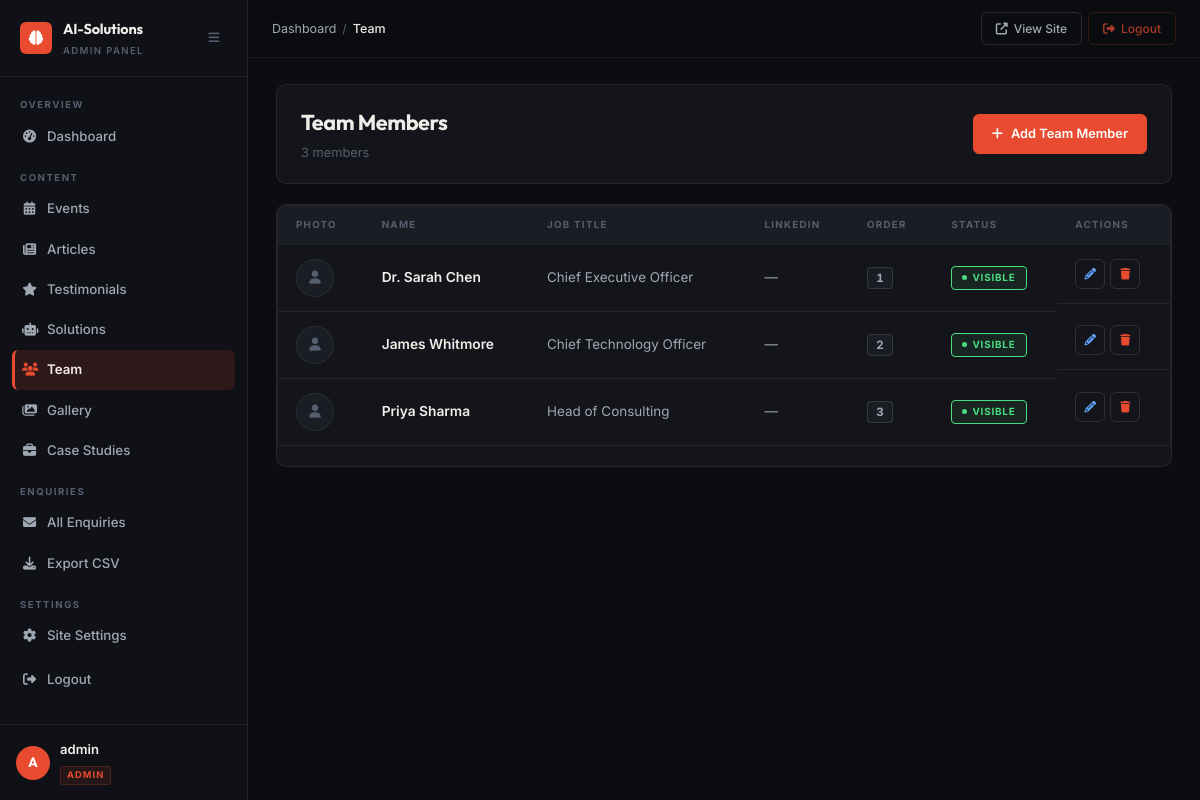
Page /admin/team (signed in) on the earlier database version.
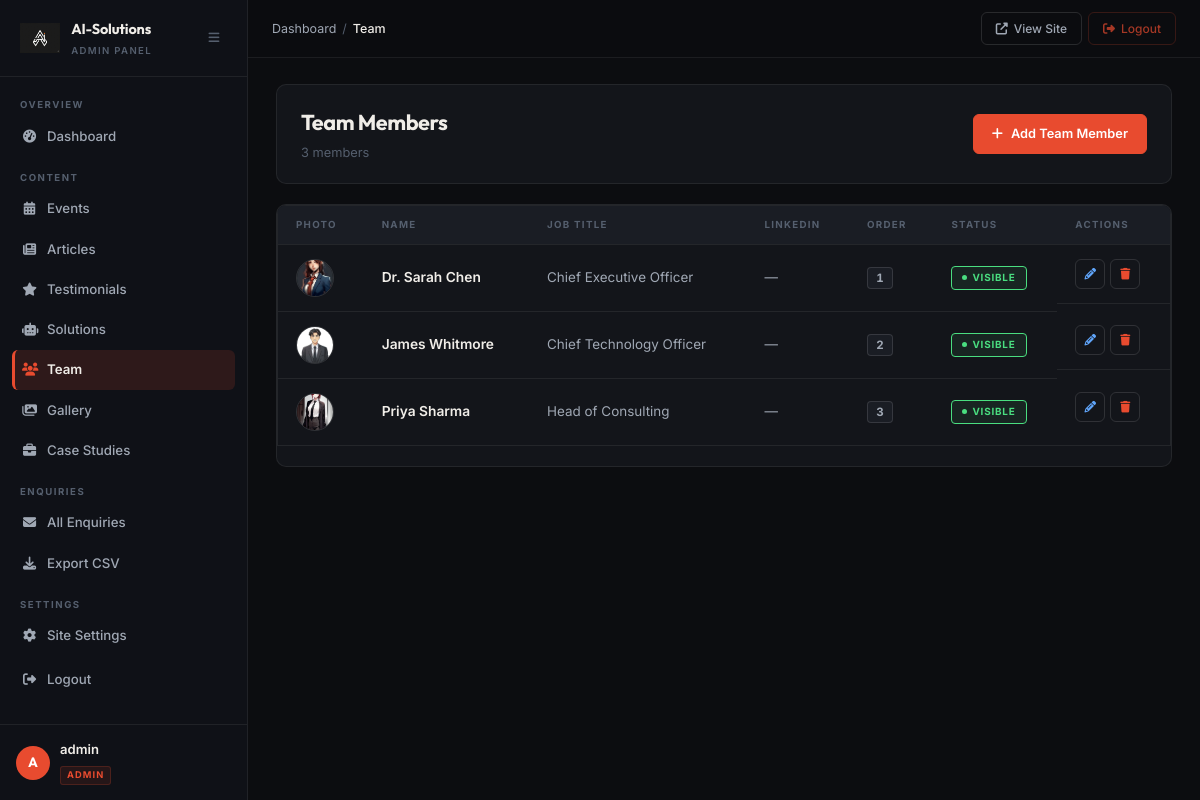
Same page on the later database version.
### models.py (models this page shows, shortened)
class SiteSettings(db.Model):
    __tablename__ = 'site_settings'
    id = db.Column(db.Integer, primary_key=True)
    company_logo = db.Column(db.String(300), nullable=True)
    company_name = db.Column(db.String(200), default='AI-Solutions')
    tagline = db.Column(db.String(500))
    address = db.Column(db.String(300))
    email = db.Column(db.String(120))
    phone = db.Column(db.String(50))
    linkedin_url = db.Column(db.String(300), nullable=True)
    twitter_url = db.Column(db.String(300), nullable=True)
    facebook_url = db.Column(db.String(300), nullable=True)
    instagram_url = db.Column(db.String(300), nullable=True)
    github_url = db.Column(db.String(300), nullable=True)

class AdminUser(UserMixin, db.Model):
    __tablename__ = 'admin_user'
    id = db.Column(db.Integer, primary_key=True)
    username = db.Column(db.String(80), unique=True, nullable=False)
    password_hash = db.Column(db.String(256), nullable=False)
    profile_picture = db.Column(db.String(300), nullable=True)

class TeamMember(db.Model):
    __tablename__ = 'team_member'
    id = db.Column(db.Integer, primary_key=True)
    name = db.Column(db.String(100), nullable=False)
    job_title = db.Column(db.String(100))
    bio = db.Column(db.Text)
    photo = db.Column(db.String(300), nullable=True)
    linkedin_url = db.Column(db.String(300), nullable=True)
    order_index = db.Column(db.Integer, default=0)
    is_published = db.Column(db.Boolean, default=True)

### app.py (the view)
@app.route('/admin/team')
@login_required
def admin_team():
    team = TeamMember.query.order_by(TeamMember.order_index).all()
    return render_template('admin/manage_team.html', team=team)

### app.py (called while the page is built)
@login_manager.user_loader
def load_user(user_id):
    return db.session.get(AdminUser, int(user_id))

@app.context_processor
def inject_settings():
    settings = db.session.get(SiteSettings, 1)
    if not settings:
        settings = SiteSettings(id=1, company_name='AI-Solutions')
    return dict(settings=settings)

### templates/admin/manage_team.html (shortened to what this page needs)
{% extends 'admin/base_admin.html' %}
{% block breadcrumb %}<span class="bc-sep">/</span><span>Team</span>{% endblock %}
{% block content %}
<div class="page-header">
    <div>
        <h1 class="page-title">Team Members</h1>
        <p class="page-subtitle">{{ team|length }} member{{ 's' if team|length != 1 }}</p>
    </div>
    <a href="{{ url_for('add_team_member') }}" class="btn-primary"><i class="fas fa-plus"></i> Add Team Member</a>
</div>
<div class="admin-card">
    {% if team %}
    <div class="table-wrap">
        <table class="admin-table">
            <thead>
                <tr>
                    <th>Photo</th>
                    <th>Name</th>
                    <th>Job Title</th>
                    <th>LinkedIn</th>
                    <th>Order</th>
                    <th>Status</th>
                    <th>Actions</th>
                </tr>
            </thead>
            <tbody>
                {% for member in team %}
                <tr>
                    <td>
                        {% if member.photo %}
                            <img src="{{ url_for('static', filename=member.photo) }}" alt="" class="table-thumb table-thumb--round">
                        {% else %}
                            <div class="table-thumb-placeholder table-thumb--round"><i class="fas fa-user"></i></div>
                        {% endif %}
                    </td>
                    <td><strong>{{ member.name }}</strong></td>
                    <td>{{ member.job_title or '—' }}</td>
                    <td>
                        {% if member.linkedin_url %}
                            <a href="{{ member.linkedin_url }}" target="_blank" class="icon-link"><i class="fab fa-linkedin"></i></a>
                        {% else %}—{% endif %}
                    </td>
                    <td><span class="order-badge">{{ member.order_index }}</span></td>
                    <td>
                        {% if member.is_published %}
                            <span class="status-badge status-published">Visible</span>
                        {% else %}
                            <span class="status-badge status-draft">Hidden</span>
                        {% endif %}
                    </td>
                    <td class="actions-cell">
                        <a href="{{ url_for('edit_team_member', id=member.id) }}" class="btn-action btn-edit"><i class="fas fa-pencil-alt"></i></a>
                        <form method="POST" action="{{ url_for('delete_team_member', id=member.id) }}" class="inline-form">
                            <button type="button" class="btn-action btn-delete" onclick="confirmDelete(this.closest('form'))"><i class="fas fa-trash"></i></button>
                        </form>
                    </td>
                </tr>
                {% endfor %}
            </tbody>
        </table>
    </div>
    {% endif %}
</div>
{% endblock %}

### templates/admin/base_admin.html (shortened to what this page needs)
<!DOCTYPE html>
<html lang="en">
<head>
    <link rel="stylesheet" href="https://cdnjs.cloudflare.com/ajax/libs/font-awesome/6.4.0/css/all.min.css">
    <link rel="stylesheet" href="{{ url_for('static', filename='css/admin.css') }}?v=4">
</head>
<body class="admin-body">
    {% include 'admin/_sidebar.html' %}
    <div class="admin-main" id="adminMain">
        <header class="admin-topbar">
            <div class="topbar-left">
                <div class="breadcrumb">
                    <a href="{{ url_for('admin_dashboard') }}">Dashboard</a>
                    {% block breadcrumb %}{% endblock %}
                </div>
            </div>
            <div class="topbar-right">
                <a href="{{ url_for('index') }}" class="topbar-btn" target="_blank">
                    <i class="fas fa-external-link-alt"></i> View Site
                </a>
                <a href="{{ url_for('admin_logout') }}" class="topbar-btn topbar-logout">
                    <i class="fas fa-sign-out-alt"></i> Logout
                </a>
            </div>
        </header>
        <div class="admin-content">
            {% block content %}{% endblock %}
        </div>
    </div>
</body>
</html>

### templates/admin/_sidebar.html (shortened to what this page needs)
<nav class="admin-sidebar" id="adminSidebar">
    <div class="sidebar-header">
        <div class="sidebar-logo">
            {% if settings and settings.company_logo %}
                <img src="{{ url_for('static', filename=settings.company_logo) }}" alt="Logo" class="sidebar-logo-img">
            {% else %}
                <div class="sidebar-logo-icon"><i class="fas fa-brain"></i></div>
            {% endif %}
        </div>
        <div class="sidebar-brand">
            <span class="brand-name">{{ settings.company_name if settings else 'AI-Solutions' }}</span>
            <span class="brand-tag">Admin Panel</span>
        </div>
        <button class="sidebar-toggle-btn" id="sidebarToggle"><i class="fas fa-bars"></i></button>
    </div>
    <div class="sidebar-nav">
        <div class="nav-section">
            <span class="nav-section-label">Overview</span>
            <a href="{{ url_for('admin_dashboard') }}" class="nav-item {% if request.endpoint == 'admin_dashboard' %}active{% endif %}">
                <i class="fas fa-tachometer-alt"></i><span>Dashboard</span>
            </a>
        </div>
        <div class="nav-section">
            <span class="nav-section-label">Content</span>
            <a href="{{ url_for('admin_events') }}" class="nav-item {% if 'event' in request.endpoint %}active{% endif %}">
                <i class="fas fa-calendar-alt"></i><span>Events</span>
            </a>
            <a href="{{ url_for('admin_articles') }}" class="nav-item {% if 'article' in request.endpoint %}active{% endif %}">
                <i class="fas fa-newspaper"></i><span>Articles</span>
            </a>
            <a href="{{ url_for('admin_testimonials') }}" class="nav-item {% if 'testimonial' in request.endpoint %}active{% endif %}">
                <i class="fas fa-star"></i><span>Testimonials</span>
            </a>
            <a href="{{ url_for('admin_solutions') }}" class="nav-item {% if 'solution' in request.endpoint %}active{% endif %}">
                <i class="fas fa-robot"></i><span>Solutions</span>
            </a>
            <a href="{{ url_for('admin_team') }}" class="nav-item {% if 'team' in request.endpoint %}active{% endif %}">
                <i class="fas fa-users"></i><span>Team</span>
            </a>
            <a href="{{ url_for('admin_gallery') }}" class="nav-item {% if 'gallery' in request.endpoint %}active{% endif %}">
                <i class="fas fa-images"></i><span>Gallery</span>
            </a>
            <a href="{{ url_for('case_studies') }}" class="nav-item {% if 'case_stud' in request.endpoint %}active{% endif %}">
                <i class="fas fa-briefcase"></i><span>Case Studies</span>
            </a>
        </div>
        <div class="nav-section">
            <span class="nav-section-label">Enquiries</span>
            <a href="{{ url_for('admin_enquiries') }}" class="nav-item {% if 'enquir' in request.endpoint %}active{% endif %}">
                <i class="fas fa-envelope"></i><span>All Enquiries</span>
            </a>
            <a href="{{ url_for('export_enquiries') }}" class="nav-item">
                <i class="fas fa-download"></i><span>Export CSV</span>
            </a>
        </div>
        <div class="nav-section">
            <span class="nav-section-label">Settings</span>
            <a href="{{ url_for('admin_settings') }}" class="nav-item {% if request.endpoint == 'admin_settings' %}active{% endif %}">
                <i class="fas fa-cog"></i><span>Site Settings</span>
            </a>
        </div>
        <div class="nav-section">
            <a href="{{ url_for('admin_logout') }}" class="nav-item nav-logout">
                <i class="fas fa-sign-out-alt"></i><span>Logout</span>
            </a>
        </div>
    </div>
    <div class="sidebar-footer">
        <div class="admin-avatar-wrap">
            {% if current_user.profile_picture %}
                <img src="{{ url_for('static', filename=current_user.profile_picture) }}" alt="Admin" class="admin-avatar-img">
            {% else %}
                <div class="admin-avatar-initials">{{ current_user.username[0].upper() }}</div>
            {% endif %}
        </div>
        <div class="admin-user-info">
            <span class="admin-username">{{ current_user.username }}</span>
            <span class="admin-badge">Admin</span>
        </div>
    </div>
</nav>

Differences in the rows shown:
changed SiteSettings "AI-Solutions": company_logo: picture added
changed TeamMember "Dr. Sarah Chen": photo: picture added
changed TeamMember "James Whitmore": photo: picture added
changed TeamMember "Priya Sharma": photo: picture added
